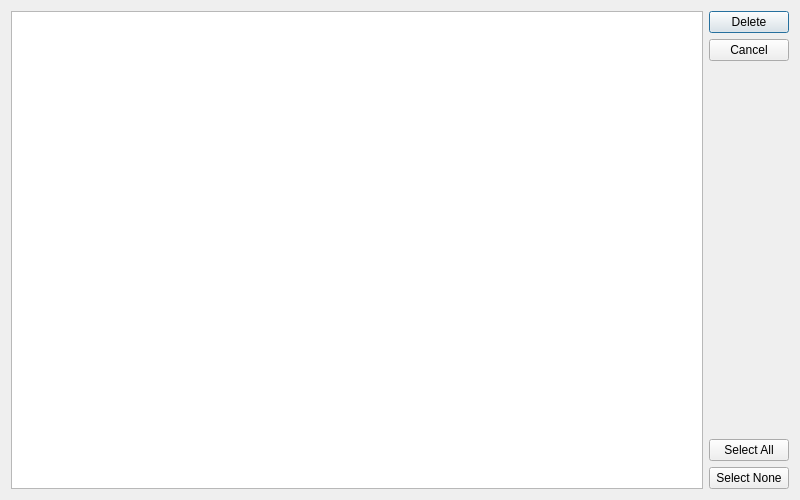
<?xml version="1.0" encoding="UTF-8"?>
<ui version="4.0">
    <class>DeleteAssignments</class>
    <widget class="QDialog" name="DeleteAssignments">
        <property name="geometry">
            <rect>
                <x>0</x>
                <y>0</y>
                <width>800</width>
                <height>500</height>
            </rect>
        </property>
        <property name="windowTitle">
            <string>Delete Assignments</string>
        </property>
        <layout class="QHBoxLayout" name="horizontalLayout">
            <item>
                <widget class="QListWidget" name="lw_Assignments"/>
            </item>
            <item>
                <layout class="QVBoxLayout" name="verticalLayout">
                    <item>
                        <widget class="QPushButton" name="btn_Delete">
                            <property name="text">
                                <string>Delete</string>
                            </property>
                        </widget>
                    </item>
                    <item>
                        <widget class="QPushButton" name="btn_Cancel">
                            <property name="text">
                                <string>Cancel</string>
                            </property>
                        </widget>
                    </item>
                    <item>
                        <spacer name="verticalSpacer">
                            <property name="orientation">
                                <enum>Qt::Vertical</enum>
                            </property>
                            <property name="sizeHint" stdset="0">
                                <size>
                                    <width>20</width>
                                    <height>40</height>
                                </size>
                            </property>
                        </spacer>
                    </item>
                    <item>
                        <widget class="QPushButton" name="btn_SelectAll">
                            <property name="text">
                                <string>Select All</string>
                            </property>
                        </widget>
                    </item>
                    <item>
                        <widget class="QPushButton" name="btn_SelectNone">
                            <property name="text">
                                <string>Select None</string>
                            </property>
                        </widget>
                    </item>
                </layout>
            </item>
        </layout>
    </widget>
    <resources/>
    <connections>
        <connection>
            <sender>btn_Cancel</sender>
            <signal>clicked()</signal>
            <receiver>DeleteAssignments</receiver>
            <slot>reject()</slot>
            <hints>
                <hint type="sourcelabel">
                    <x>775</x>
                    <y>103</y>
                </hint>
                <hint type="destinationlabel">
                    <x>436</x>
                    <y>240</y>
                </hint>
            </hints>
        </connection>
    </connections>
</ui>
